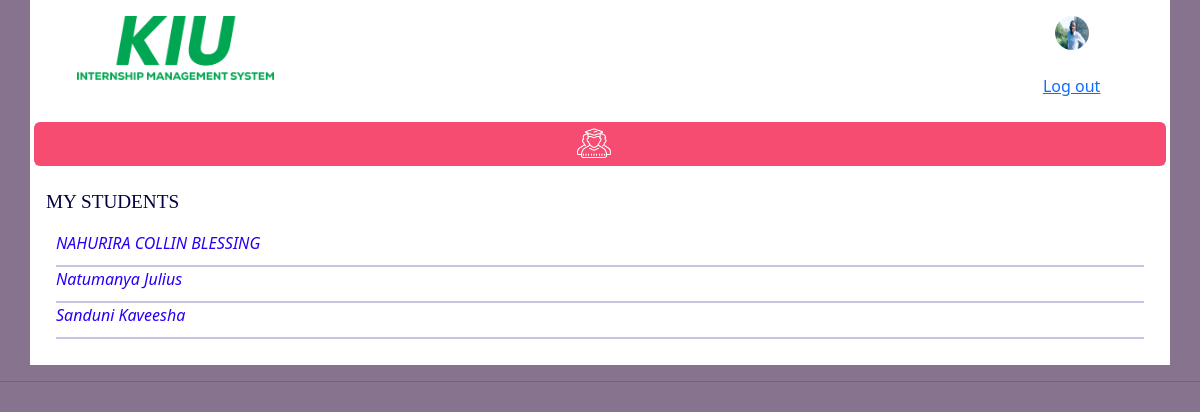
Page /lec/76b1abd70ea84d818541283b7c5afab4/ on the committed database.
### WorkplaceApp/models.py (models this page shows, shortened)
class lecturerDataTable(models.Model):
    lecid = models.UUIDField(
        default=uuid.uuid4, primary_key=True, editable=False, unique=True
    )
    email = models.CharField(max_length=200)
    tel = models.CharField(max_length=50)
    createtimestamp = models.DateTimeField(auto_now_add=True)
    updatetimestamp = models.DateTimeField(auto_now_add=True)
    username = models.CharField(unique=True, max_length=200)
    password = models.CharField(max_length=100)
    address = models.CharField(max_length=100, blank=True, null=True)
    profilepic = models.ImageField(null=True, blank=True)
    students = models.ManyToManyField(
        "studentDataTable", blank=True, related_name="lecturers"
    )

class studentDataTable(models.Model):
    stuid = models.UUIDField(
        default=uuid.uuid4, primary_key=True, editable=False, unique=True
    )
    firstname = models.CharField(max_length=100)
    lastname = models.CharField(max_length=100)
    address = models.TextField(blank=True, null=True)
    email = models.CharField(max_length=200)
    tel = models.CharField(max_length=50)
    university = models.CharField(max_length=200)
    degree = models.TextField(blank=True, null=True)
    linkedin = models.CharField(blank=True, null=True, max_length=1000)
    createtimestamp = models.DateTimeField(auto_now_add=True)
    updatetimestamp = models.DateTimeField(auto_now_add=True)
    profilepic = models.ImageField(null=True, blank=True)
    username = models.CharField(unique=True, max_length=200)
    password = models.CharField(max_length=100)
    def __str__(self):
        return self.firstname + " " + self.lastname

### WorkplaceApp/views.py (the view)
# urls.py: path("lec/<str:lecid>/", views.LecHome, name="lec_home"),
def LecHome(request, lecid):
    lecturer_student_names = {}
    lecdb = get_object_or_404(lecturerDataTable, lecid=lecid)
    student_ids = lecdb.students.values_list("stuid", flat=True)
    for i in student_ids:
        student_name = studentDataTable.objects.get(stuid=i)
        lecturer_student_names.update({i: student_name})
    for name in lecturer_student_names:
        print(lecturer_student_names[name])
    return render(
        request,
        "lecturer/lec_home.html",
        {"lecdb": lecdb, "student_names": lecturer_student_names},
    )

### template/lecturer/lec_home.html (shortened to what this page needs)
<!DOCTYPE html>
<html>
    <head>
        {% load static %}
        <link href="https://cdn.jsdelivr.net/npm/bootstrap@5.2.3/dist/css/bootstrap.min.css" rel="stylesheet">
        <link href="{% static 'css/style.css' %} " rel="stylesheet">
    </head>
    <body style="background-color: #88738E;">
        <div class="container p-3" style="background-color: #ffffff;">
            <div class="row header">
                <div class="col-3 col-sm-3">
                    <img src="{% static 'images/WorkplaceIcon.png' %}" alt="Company Logo"
                        style=" height: 64px; width: auto;" class="companyLogo">
                </div>
                <div class="col-7 col-sm-7">
                </div>
                <div class="col-2 col-sm-2">
                    <img src="{{lecdb.profilepic.url}}" alt="profile pic" style="width: 34px; height: 34px;"
                        class="usericon rounded-pill "><br>{{lecdb.firstname}} {{lecdb.lastname}}<br><a
                        href="{% url 'logout' %}">Log out</a>
                </div>
            </div>
            <br>
            <div class="row sticky">
                <ul class="nav nav-pills nav-justified navbarclr">
                    <li class="nav-item">
                        <a class="nav-link" href="{% url 'lec_home' lecdb.lecid %}"> <img
                                src="{% static 'images/icon/students_icon.png' %}" alt="Feed"
                                style="width: 34px; height: 34px;" class="btnicon"> </a>
                    </li>
                </ul>
            </div>
            <br>
            <div>
                <h1 style="color: #000043; font-family: verdana; font-size: 120%;" id="listHeading">
                    MY STUDENTS
                </h1>
                <ul class="list-group" style="list-style: none; padding: 10px;">
                    {% for key, value in student_names.items %}
                    <a href="{% url 'student_detail' student_id=key %}" style="text-decoration: none;">
                        <li style="margin-bottom: 10px; cursor: pointer;">
                            <p style="color: rgb(37, 0, 246); margin: 0;"><em>{{value}}</em></p>
                        </li>
                    </a>
                    <hr style="background-color: #242582; height: 2px; margin: 0;">
                    {% endfor %}
                </ul>
            </div>
        </div>
        <hr style="color:#242582; height:3px;">
        <br><br>
    </body>
</html>

### static/css/style.css (style rules this page uses)
.header { text-align: center; }
div.sticky { position: -webkit-sticky; position: sticky; top: 0; padding: 0px; }
.nav-item > a { padding: 5px; color: black }
.navbarclr { background-color: #f64c72; border-radius: 6px; }
:root { --primary-color:#242582; }

### rows in the picture
lecturerDataTable: profilepic (picture)
studentDataTable: firstname+lastname "NAHURIRA COLLIN BLESSING"
studentDataTable: firstname+lastname "Natumanya Julius"
studentDataTable: firstname+lastname "Sanduni Kaveesha"
